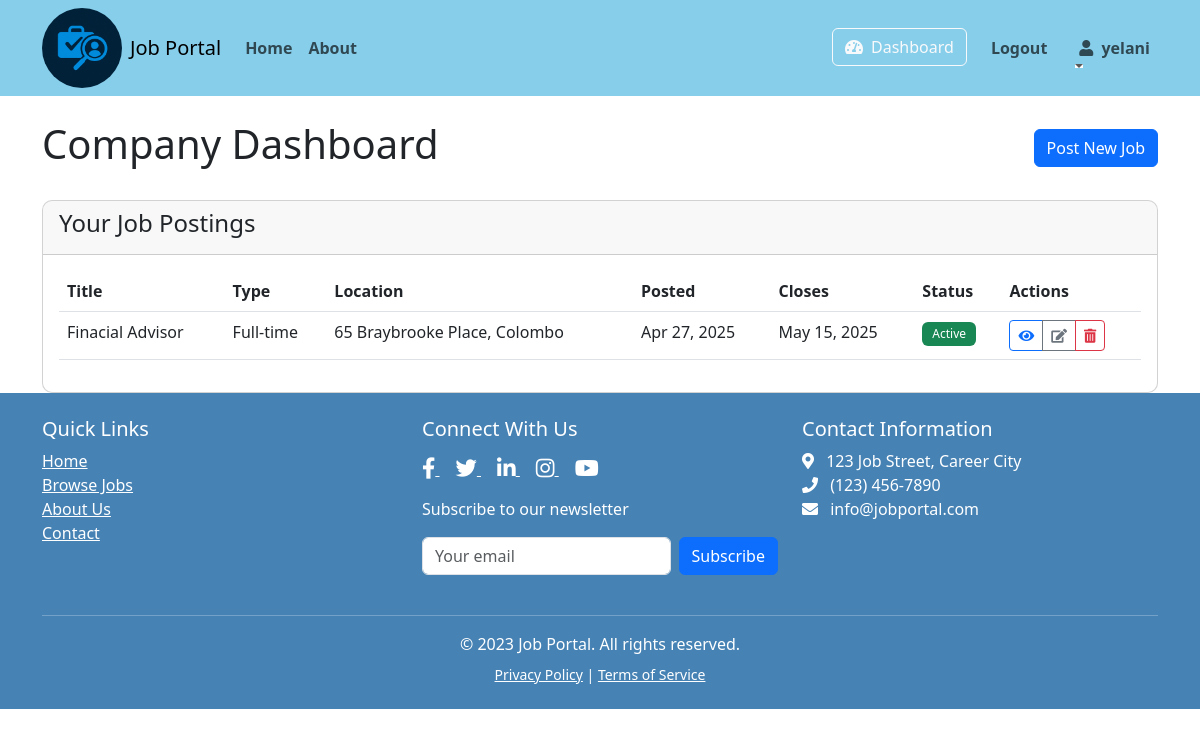
The app's page /dashboard/ (signed in) with its own data.
### jobs/models.py (models this page shows, shortened)
class Job(models.Model):
    JOB_TYPES = [
        ('FT', 'Full-time'),
        ('PT', 'Part-time'),
        ('CN', 'Contract'),
        ('IN', 'Internship'),
    ]
    company = models.ForeignKey(Company, on_delete=models.CASCADE)
    title = models.CharField(max_length=200)
    description = models.TextField()
    location = models.CharField(max_length=100)
    job_type = models.CharField(max_length=2, choices=JOB_TYPES)
    posted_date = models.DateTimeField(default=timezone.now)
    closing_date = models.DateTimeField()
    is_active = models.BooleanField(default=True)

### jobs/views.py (the view)
# urls.py: path('dashboard/', views.dashboard, name='dashboard'),
@login_required
def dashboard(request):
    if hasattr(request.user, 'company'):
        jobs = Job.objects.filter(company=request.user.company).order_by('-posted_date')
        return render(request, 'jobs/company_dashboard.html', {'jobs': jobs})
    elif hasattr(request.user, 'jobseeker'):
        applications = Application.objects.filter(applicant=request.user.jobseeker).order_by('-applied_date')
        return render(request, 'jobs/jobseeker_dashboard.html', {'applications': applications})
    else:
        return redirect('home')

### jobs/templates/jobs/company_dashboard.html (shortened to what this page needs)
{% extends 'jobs/base.html' %}
{% block content %}
    <div class="d-flex justify-content-between align-items-center mb-4">
        <h1>Company Dashboard</h1>
        <a href="{% url 'post_job' %}" class="btn btn-primary">Post New Job</a>
    </div>
    <div class="card">
        <div class="card-header">
            <h4>Your Job Postings</h4>
        </div>
        <div class="card-body">
            {% if jobs %}
                <div class="table-responsive">
                    <table class="table table-hover">
                        <thead>
                            <tr>
                                <th>Title</th>
                                <th>Type</th>
                                <th>Location</th>
                                <th>Posted</th>
                                <th>Closes</th>
                                <th>Status</th>
                                <th>Actions</th>
                            </tr>
                        </thead>
                        <tbody>
                            {% for job in jobs %}
                                <tr>
                                    <td>{{ job.title }}</td>
                                    <td>{{ job.get_job_type_display }}</td>
                                    <td>{{ job.location }}</td>
                                    <td>{{ job.posted_date|date:"M d, Y" }}</td>
                                    <td>{{ job.closing_date|date:"M d, Y" }}</td>
                                    <td>
                                        {% if job.is_active %}
                                            <span class="badge bg-success">Active</span>
                                        {% else %}
                                            <span class="badge bg-secondary">Closed</span>
                                        {% endif %}
                                    </td>
                                    <td>
                                        <div class="btn-group" role="group">
                                            <a href="{% url 'job_detail' job.id %}" class="btn btn-sm btn-outline-primary" title="View">
                                                <i class="fas fa-eye"></i>
                                            </a>
                                            <a href="{% url 'edit_job' job.id %}" class="btn btn-sm btn-outline-secondary" title="Edit">
                                                <i class="fas fa-edit"></i>
                                            </a>
                                            <a href="{% url 'delete_job' job.id %}" class="btn btn-sm btn-outline-danger" title="Delete">
                                                <i class="fas fa-trash-alt"></i>
                                            </a>
                                        </div>
                                    </td>
                                </tr>
                            {% endfor %}
                        </tbody>
                    </table>
                </div>
            {% else %}
                <div class="alert alert-info">You haven't posted any jobs yet.</div>
            {% endif %}
        </div>
    </div>
{% endblock %}

### jobs/templates/jobs/base.html (shortened to what this page needs)
<!DOCTYPE html>
<html lang="en">
<head>
    <link href="https://cdn.jsdelivr.net/npm/bootstrap@5.3.0/dist/css/bootstrap.min.css" rel="stylesheet">
    <link rel="stylesheet" href="https://cdnjs.cloudflare.com/ajax/libs/font-awesome/5.15.4/css/all.min.css">
</head>
<body>
    <nav class="navbar navbar-expand-lg navbar-light" style="background-color: #87CEEB;">
        <div class="container">
               {% load static %}
            <img src="{% static 'jobs/images/logo.png' %}" alt="Job Portal Logo" height="80" class="me-2" style="border-radius: 50%">
            <a class="navbar-brand" href="{% url 'home' %}">Job Portal</a>
            <div class="collapse navbar-collapse" id="navbarNav">
                <ul class="navbar-nav me-auto">
                    <li class="nav-item">
                        <a class="nav-link" href="{% url 'home' %}">Home</a>
                    </li>
                    <li class="nav-item">
                         <a class="nav-link" href="{% url 'about' %}" >About </a>
                    </li>
                </ul>
                <ul class="navbar-nav">
                    {% if user.is_authenticated %}
                    <li class="nav-item">
                        <a class="btn btn-outline-light" href="{% url 'dashboard' %}">
                            <i class="fas fa-tachometer-alt me-1"></i> Dashboard
                        </a>
                    </li>
                    <li class="nav-item mx-3">
                        <a class="nav-link" href="{% url 'logout' %}">Logout</a>
                    </li>
                    <li class="nav-item">
                        <a class="nav-link dropdown-toggle" href="#" id="navbarDropdown" role="button" data-bs-toggle="dropdown" aria-expanded="false">
                            <i class="fas fa-user me-1"></i>
                            {{ user.username }}
                        </a>
                    </li>
                    {% endif %}
                </ul>
            </div>
        </div>
    </nav>
    <div class="container mt-4">
        {% block content %}{% endblock %}
    </div>
{% block footer %}
<footer class=" text-white pt-4 pb-2" style="background-color: #4682B4;">
    <div class="container">
        <div class="row">
            <div class="col-md-4 mb-4">
                <h5>Quick Links</h5>
                <ul class="list-unstyled">
                    <li><a href="{% url 'home' %}" class="text-white">Home</a></li>
                    <li><a href="{% url 'home' %}" class="text-white">Browse Jobs</a></li>
                    <li><a href="{% url 'home' %}" class="text-white">About Us</a></li>
                    <li><a href="{% url 'home' %}" class="text-white">Contact</a></li>
                </ul>
            </div>
            <div class="col-md-4 mb-4">
                <h5>Connect With Us</h5>
                <div class="social-icons mt-3">
                    <a href="https://facebook.com" class="text-white me-3" target="_blank">
                        <i class="fab fa-facebook-f fa-lg"></i>
                    </a>
                    <a href="https://twitter.com" class="text-white me-3" target="_blank">
                        <i class="fab fa-twitter fa-lg"></i>
                    </a>
                    <a href="https://linkedin.com" class="text-white me-3" target="_blank">
                        <i class="fab fa-linkedin-in fa-lg"></i>
                    </a>
                    <a href="https://instagram.com" class="text-white me-3" target="_blank">
                        <i class="fab fa-instagram fa-lg"></i>
                    </a>
                    <a href="https://youtube.com" class="text-white" target="_blank">
                        <i class="fab fa-youtube fa-lg"></i>
                    </a>
                </div>
                <div class="mt-3">
                    <p>Subscribe to our newsletter</p>
                    <form class="d-flex">
                        <input type="email" class="form-control me-2" placeholder="Your email">
                        <button class="btn btn-primary" type="submit">Subscribe</button>
                    </form>
                </div>
            </div>
            <div class="col-md-4 mb-4">
                <h5>Contact Information</h5>
                <ul class="list-unstyled">
                    <li><i class="fas fa-map-marker-alt me-2"></i> 123 Job Street, Career City</li>
                    <li><i class="fas fa-phone me-2"></i> (123) 456-7890</li>
                    <li><i class="fas fa-envelope me-2"></i> info@jobportal.com</li>
                </ul>
            </div>
        </div>
        <hr class="bg-light">
        <div class="text-center">
            <p class="mb-0">&copy; 2023 Job Portal. All rights reserved.</p>
            <p class="small mt-2">
                <a href="#" class="text-white">Privacy Policy</a> |
                <a href="#" class="text-white">Terms of Service</a>
            </p>
        </div>
    </div>
</footer>
    {% endblock %}
</body>
</html>

### jobs/templates/jobs/base.html (style rules this page uses)
.navbar-nav .nav-link { transition: all 0.3s ease; position: relative; font-weight: 600; }
.navbar-nav .nav-link::after { content: ''; position: absolute; width: 0; height: 2px; bottom: 0; left: 0; background-color: white; transition: width 0.3s ease; }
.card { border-radius: 10px; overflow: hidden; }
.badge { padding: 6px 10px; font-weight: 500; border-radius: 6px; }

### records on screen
Job: title "Finacial Advisor", job_type "Full-time", location "65 Braybrooke Place, Colombo", posted_date "Apr 27, 2025", closing_date "May 15, 2025", is_active "Active"

### other values on screen
{{ user.username }} "yelani"
